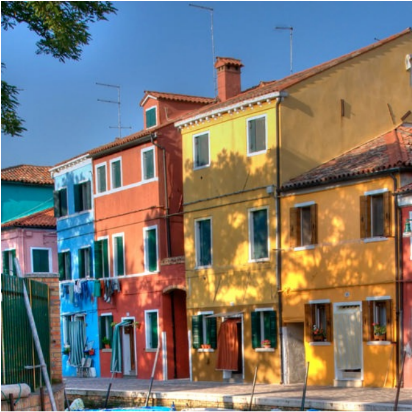
#> input picture resources/input.png, 412 x 412 px
$ python main.py
#> lines starting #> are read from the running program, lines starting #| are printed output that depends on the picture
import cv2
import numpy as np
import random as rnd

image = cv2.imread("resources/input.png")
#> image is the input picture: shape (412, 412, 3); mean B, G, R 112.1, 118.8, 124.2

cv2.imshow("original", image)

lev = 0

noised = image.copy()


def process():
    # Noising image
    global noised
    noised = image.copy()
    level = lev
    for i in range(noised.shape[0]):
        for j in range(noised.shape[1]):
            if rnd.random() < level:
                if rnd.randint(0, 1) == 0:
                    noised[i][j] = 0
                else:
                    noised[i][j] = 255
    cv2.imshow("noised", noised)

    mean = np.ones((10, 10), np.float32) / 25
    meaned = cv2.filter2D(noised, -1, mean)
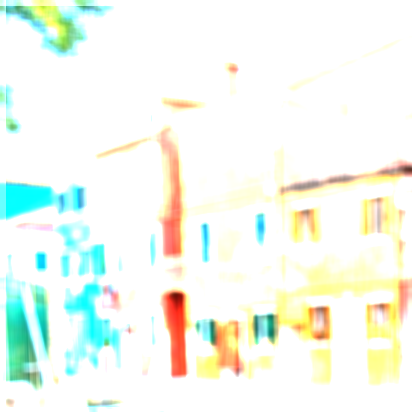
#> meaned: shape (412, 412, 3); mean B, G, R 238.7, 248.9, 241.9
    cv2.imshow("meaned", meaned)

    gaussianed = cv2.GaussianBlur(noised, (5, 5), 0)
    cv2.imshow("gaussianed", gaussianed)

    medianed = cv2.medianBlur(noised, 5)
    cv2.imshow("medianed", medianed)

    bilateralled = cv2.bilateralFilter(noised, 9, 75, 75)
    cv2.imshow("bilateralled", bilateralled)

    laplacian = np.array((
        [0, 1, 0],
        [1, -4, 1],
        [0, 1, 0]), dtype="int")
    laplacianed = cv2.filter2D(noised, -1, laplacian)
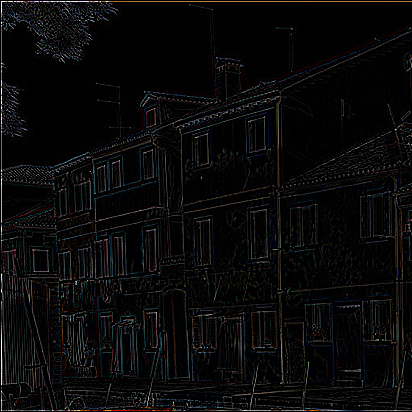
#> laplacianed: shape (412, 412, 3); mean B, G, R 9.4, 9.2, 9.5
    cv2.imshow("laplacianed", laplacianed)

    sobel_x = np.array(
        [[-1, 0, 1],
         [-2, 0, 2],
         [-1, 0, 1]])
    sobel_x_ed = cv2.filter2D(noised, -1, sobel_x)
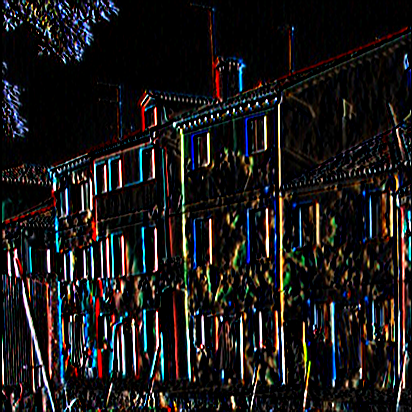
#> sobel_x_ed: shape (412, 412, 3); mean B, G, R 25.9, 25.7, 27.9
    cv2.imshow("sobel_x_ed", sobel_x_ed)

    sobel_y = np.array(
        [[-1, -2, -1],
         [0, 0, 0],
         [1, 2, 1]])
    sobel_y_ed = cv2.filter2D(noised, -1, sobel_y)
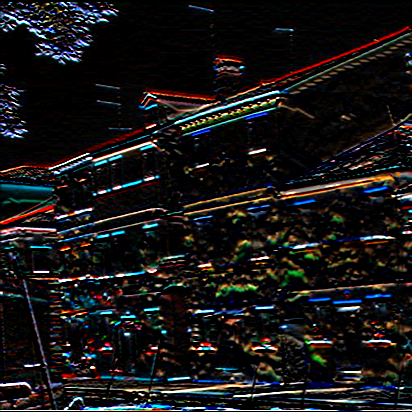
#> sobel_y_ed: shape (412, 412, 3); mean B, G, R 23.2, 22.7, 24.1
    cv2.imshow("sobel_y_ed", sobel_y_ed)

    scharr_x = np.array(
        [[-3, 0, 3],
         [-10, 0, 10],
         [-3, 0, 3]])
    scharr_x_ed = cv2.filter2D(noised, -1, scharr_x)
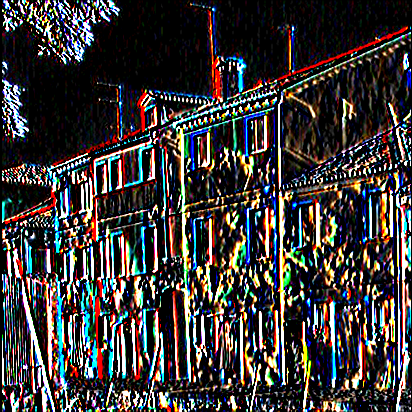
#> scharr_x_ed: shape (412, 412, 3); mean B, G, R 57.8, 57.6, 61.4
    cv2.imshow("scharr_x_ed", scharr_x_ed)

    scharr_y = np.array(
        [[-3, -10, 3],
         [0, 0, 0],
         [-3, 10, 3]])
    scharr_y_ed = cv2.filter2D(noised, -1, scharr_y)
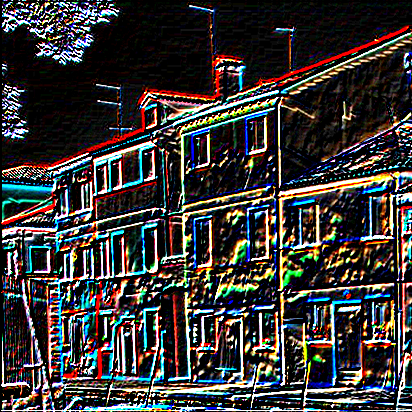
#> scharr_y_ed: shape (412, 412, 3); mean B, G, R 55.9, 56.2, 59
    cv2.imshow("scharr_y_ed", scharr_y_ed)

    thresh1 = 100
    thresh2 = 200
    cannyed = cv2.Canny(noised, thresh1, thresh2)
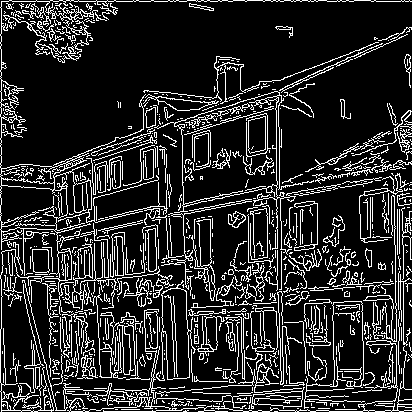
#> cannyed: shape (412, 412); 16.6% white in thin lines or dots
    cv2.imshow("cannyed", cannyed)

    cv2.waitKey(1)


process()


def on_slider_change(val):
    global lev
    lev = val / 100
    process()


wName = "slider"
cv2.namedWindow(wName)
sliderName = 'noiseLevel'
cv2.createTrackbar(sliderName, wName, 0, 100, on_slider_change)

exited = False


def on_button_close(arg1, arg2):
    global exited
    exited = True


butName = 'close'
#> (the run stopped early here; a loop or call above may not have finished)
